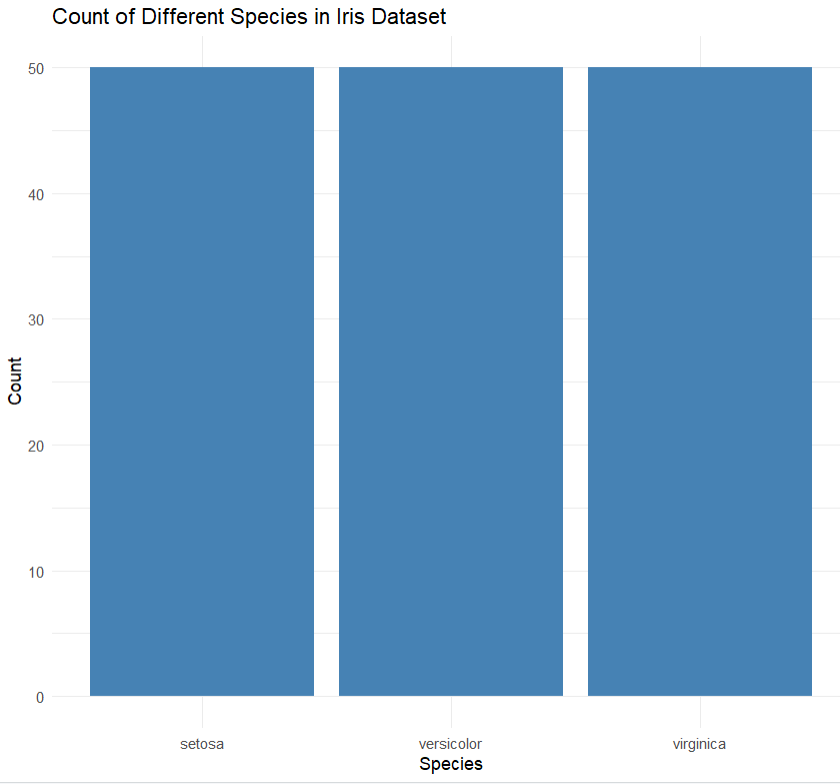

Reproduce this figure in R.
install.packages("ggplot2") 
# Load the ggplot2 package 
library(ggplot2) 
# Bar plot of Species counts 
ggplot(data = iris, aes(x = Species)) + 
  geom_bar(fill = "steelblue") +  # Adds bars filled with steel blue color 
  labs(title = "Count of Different Species in Iris Dataset",  
       x = "Species",  
       y = "Count") + 
  theme_minimal()
